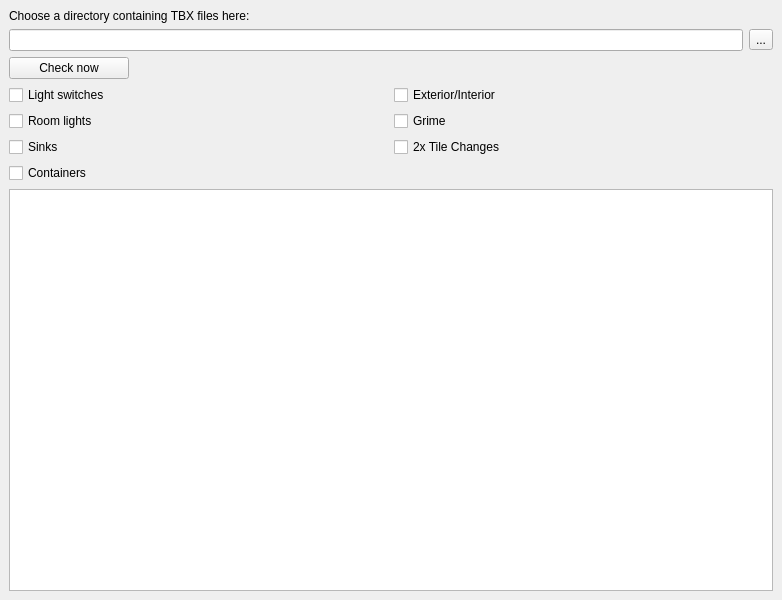
<?xml version="1.0" encoding="UTF-8"?>
<ui version="4.0">
 <class>CheckBuildingsWindow</class>
 <widget class="QMainWindow" name="CheckBuildingsWindow">
  <property name="geometry">
   <rect>
    <x>0</x>
    <y>0</y>
    <width>782</width>
    <height>600</height>
   </rect>
  </property>
  <property name="windowTitle">
   <string>Check Buildings</string>
  </property>
  <widget class="QWidget" name="centralwidget">
   <layout class="QGridLayout" name="gridLayout">
    <item row="1" column="0">
     <layout class="QHBoxLayout" name="horizontalLayout">
      <item>
       <widget class="QLineEdit" name="dirEdit">
        <property name="readOnly">
         <bool>true</bool>
        </property>
       </widget>
      </item>
      <item>
       <widget class="QToolButton" name="dirBrowse">
        <property name="text">
         <string>...</string>
        </property>
       </widget>
      </item>
     </layout>
    </item>
    <item row="0" column="0">
     <widget class="QLabel" name="label">
      <property name="text">
       <string>Choose a directory containing TBX files here:</string>
      </property>
     </widget>
    </item>
    <item row="4" column="0">
     <layout class="QGridLayout" name="gridLayout_2">
      <item row="1" column="0">
       <widget class="QCheckBox" name="checkSwitches">
        <property name="text">
         <string>Light switches</string>
        </property>
       </widget>
      </item>
      <item row="1" column="1">
       <widget class="QCheckBox" name="checkInteriorOutside">
        <property name="text">
         <string>Exterior/Interior</string>
        </property>
       </widget>
      </item>
      <item row="2" column="0">
       <widget class="QCheckBox" name="checkRoomLight">
        <property name="text">
         <string>Room lights</string>
        </property>
       </widget>
      </item>
      <item row="2" column="1">
       <widget class="QCheckBox" name="checkGrime">
        <property name="text">
         <string>Grime</string>
        </property>
       </widget>
      </item>
      <item row="3" column="0">
       <widget class="QCheckBox" name="checkSink">
        <property name="text">
         <string>Sinks</string>
        </property>
       </widget>
      </item>
      <item row="3" column="1">
       <widget class="QCheckBox" name="check2x">
        <property name="text">
         <string>2x Tile Changes</string>
        </property>
       </widget>
      </item>
      <item row="4" column="0">
       <widget class="QCheckBox" name="checkContainers">
        <property name="text">
         <string>Containers</string>
        </property>
       </widget>
      </item>
     </layout>
    </item>
    <item row="3" column="0">
     <widget class="QPushButton" name="checkNow">
      <property name="maximumSize">
       <size>
        <width>120</width>
        <height>16777215</height>
       </size>
      </property>
      <property name="text">
       <string>Check now</string>
      </property>
     </widget>
    </item>
    <item row="5" column="0">
     <widget class="QTreeWidget" name="treeWidget">
      <attribute name="headerVisible">
       <bool>false</bool>
      </attribute>
      <column>
       <property name="text">
        <string notr="true">1</string>
       </property>
      </column>
     </widget>
    </item>
   </layout>
  </widget>
 </widget>
 <resources/>
 <connections/>
</ui>
